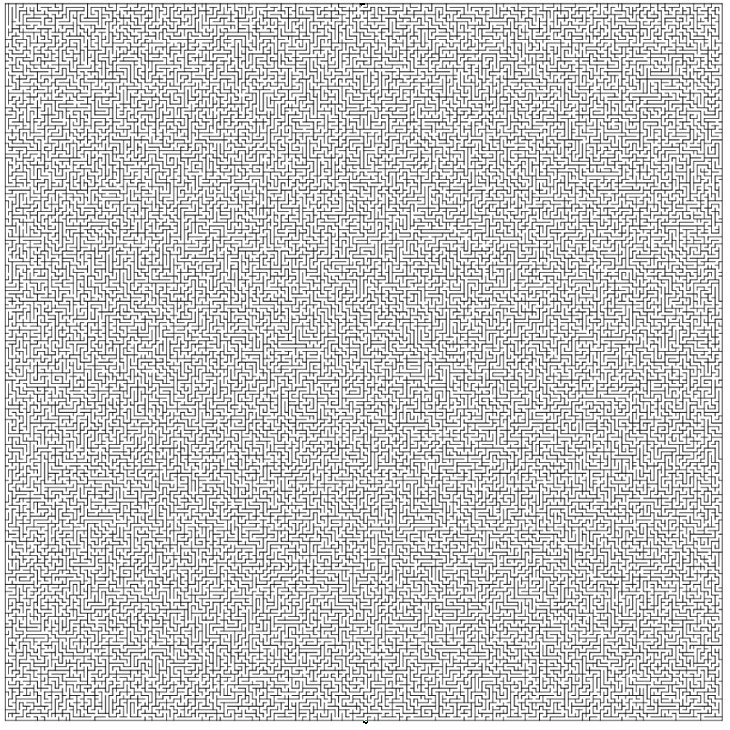
//> input picture data/mazes/maze.png, 730 x 730 px; its folder holds only this picture in this run
$ ./main   (built with g++ and OpenCV 4)
//> lines starting //> are read from the running program, lines starting //| are printed output that depends on the picture; after the words box and inside, x2 and y2 are one past the last pixel; in counts of white or black regions, pixels touching at a corner belong together
#include <opencv2/opencv.hpp>
#include <iostream>
#include <vector>
#include <queue>
#include <ctime>
#include <exception>
#include <string>
#include <filesystem>

using namespace cv;
namespace fs = std::filesystem;

const float sqrt_2 = sqrt(2.0f);

bool is_color_in_range(const cv::Vec3b& value, const cv::Vec3b& lower, const cv::Vec3b& upper) {
    for (int i = 0; i < 3; ++i)
    {
        if (value[i] < lower[i] || value[i] > upper[i])
        {
            return false;
        }
    }
    return true;
}

float ManhattanDistance(const Point2i& l, const Point2i& r) { return abs(l.x - r.x) + abs(l.y - r.y); };
float EuclidDistance(const Point2i& l, const Point2i& r) { return sqrt((r.x - l.x) * (r.x - l.x) + (r.y - l.y) * (r.y - l.y)); };

struct PathfindingResult
{
    std::vector<Point2i> path;
    std::vector<Point2i> animation_order;
};

struct PathfindingSettings
{
    float(*AStar_heuristic)(const Point2i&, const Point2i&) = ManhattanDistance;
    bool animation_enabled = false;
    int animation_length = 8;
};

struct MazeSettings
{
    std::vector<std::pair<Vec3i, Vec3i>> acceptable_start_hsv_ranges = { {{0, 100, 100}, {10, 255, 255}},
                                                                     {{170, 100, 100}, {180, 255, 255}} };
    std::vector<std::pair<Vec3i, Vec3i>> acceptable_end_hsv_ranges = { {{36, 100, 100}, {86, 255, 255}} };
    Vec3i display_start_color = { 0, 0, 255 }, display_end_color = { 0, 255, 0 };
    Vec3i animation_start_color = { 100, 50, 0 }, animation_end_color = { 50, 100, 0 };
    PathfindingResult(*pathfinding_alorithm)(const Mat&, Point2i, Point2i, PathfindingSettings);
    int threshold = 190;
};

PathfindingResult BFS(const Mat& maze, Point2i start_point, Point2i end_point, PathfindingSettings settings = {})
{
    struct BFSTile {
        float distance_from_start;
        Point2i point;
    };

    struct BFSTile_compare {
        bool operator()(const BFSTile& l, const BFSTile& r) {
            return l.distance_from_start > r.distance_from_start;
        }
    };

    PathfindingResult result;

    MatSize size = maze.size;

    const int8_t EMPTY_VALUE = -1;
    const int8_t WALL_VALUE = 16;

    std::vector<int8_t> where_we_came_from(size[0] * size[1], EMPTY_VALUE);

    const uchar* p;
    for (int i = 0; i < size[0]; i++)
    {
        p = maze.ptr<uchar>(i);
        for (int j = 0; j < size[1]; j++)
        {
            if (p[j] == 0) {
                where_we_came_from[i * size[1] + j] = WALL_VALUE;
            }
        }
    }
    where_we_came_from[start_point.x * size[1] + start_point.y] = 0;
    where_we_came_from[end_point.x * size[1] + end_point.y] = EMPTY_VALUE;

    std::priority_queue< BFSTile, std::vector<BFSTile>, BFSTile_compare> pq;

    BFSTile start = { 0.0, start_point };
    pq.push(start);

    bool search_done = false;

    while (!pq.empty())
    {
        const BFSTile& top = pq.top();
        float distance_from_start = top.distance_from_start;
        Point2i point = top.point;
        pq.pop();

        if (settings.animation_enabled)
            result.animation_order.push_back(point);

        for (int i = -1; i <= 1; i++) {
            for (int j = -1; j <= 1; j++) {
                if (i == 0 && j == 0)
                    continue;
                const Point2i new_point = { point.x + i, point.y + j };

                if (new_point.x < 0 || new_point.x == size[0] || new_point.y < 0 || new_point.y == size[1])
                    continue;

                const int index = new_point.x * size[1] + new_point.y;
                if (where_we_came_from[index] != EMPTY_VALUE) continue;
                where_we_came_from[index] = i * 3 + j + 4;

                float new_distance;
                if (abs(i) + abs(j) == 2) {
                    new_distance = distance_from_start + sqrt_2;
                }
                else {
                    new_distance = distance_from_start + 1;
                }
                if (new_point == end_point) {

                    search_done = true;
                    break;
                }
                pq.push({ new_distance, new_point });
            }
        }

        if (search_done) break;
    }

    Point2i current_point = end_point;
    std::vector<std::pair<int, int>> path_decoder = { {1, 1}, {1, 0}, {1, -1}, {0, 1}, {0, 0}, {0, -1}, {-1, 1}, {-1, 0}, {-1, -1} };

    while (true)
    {
        result.path.push_back(current_point);
        if (current_point == start_point)
            break;
        std::pair<int, int> didj = path_decoder[where_we_came_from[current_point.x * size[1] + current_point.y]];
        current_point = { current_point.x + didj.first, current_point.y + didj.second };
    }
    return result;
}

// [100 lines left out: function AStar, not called in this run]

// maze should be an image in BGR format, where start is a red pixel, end is a green pixel
Mat solve_maze(const Mat& bgr_image,
    PathfindingSettings pathfinding_settings,
    MazeSettings maze_settings)
{
    Mat hsv_image;
    cvtColor(bgr_image, hsv_image, COLOR_BGR2HSV);

    // Detect start and end
    Point2i start{ -1, -1 }, end{ -1, -1 };
    MatSize size = bgr_image.size;

    for (int i = 0; i < size[0]; i++)
    {
        for (int j = 0; j < size[1]; j++)
        {
            Vec3b& pixel_value = hsv_image.at<Vec3b>(i, j);

            if (start.x == -1)
            {
                for (const auto& p : maze_settings.acceptable_start_hsv_ranges)
                    if (is_color_in_range(pixel_value, p.first, p.second))
                        start = Point2i(i, j);
            }

            if (end.x == -1)
            {
                for (const auto& p : maze_settings.acceptable_end_hsv_ranges)
                    if (is_color_in_range(pixel_value, p.first, p.second))
                        end = Point2i(i, j);
            }
        }
        if (start.x != -1 && end.x != -1)
            break;
    }

    if (start.x == -1 || end.x == -1)
    {
        throw std::invalid_argument("START AND / OR END could not be found on the image - check that START is a red pixel, END is a green pixel");
    }

    // Prepare image for the pathfinding algorithm (it only consist of 0's (WALLS) and 255's (FREE))
    Mat gray_image, thresh_image;
    cvtColor(bgr_image, gray_image, COLOR_BGR2GRAY);
    threshold(gray_image, thresh_image, maze_settings.threshold, 255, THRESH_BINARY);

    // Finding the path
    PathfindingResult result = maze_settings.pathfinding_alorithm(thresh_image, start, end, pathfinding_settings);

    // Drawing the path
    if (maze_settings.display_end_color[0] == -1)
        maze_settings.display_end_color = maze_settings.display_start_color;
    Vec3i display_color_diff = { maze_settings.display_start_color[0] - maze_settings.display_end_color[0],
        maze_settings.display_start_color[1] - maze_settings.display_end_color[1] ,
        maze_settings.display_start_color[2] - maze_settings.display_end_color[2] };

    if (maze_settings.animation_end_color[0] == -1)
        maze_settings.animation_end_color = maze_settings.animation_start_color;
    Vec3i animation_color_diff = { maze_settings.animation_end_color[0] - maze_settings.animation_start_color[0],
        maze_settings.animation_end_color[1] - maze_settings.animation_start_color[1] ,
        maze_settings.animation_end_color[2] - maze_settings.animation_start_color[2] };

    Mat solved_maze(size[0], size[1], CV_8UC3), animation_image(size[0], size[1], CV_8UC3);
    bgr_image.copyTo(solved_maze);
    bgr_image.copyTo(animation_image);


    // Animation is done by wrtiting it to a temporary file using cv::VideoWriter and renaming it in the main loop
    VideoWriter writer;
    int codec = cv::VideoWriter::fourcc('M', 'J', 'P', 'G');
    int fps = 30;
    int frame_counter = 0;
    int tiles_per_frame = 0;

    // Animate
    if (pathfinding_settings.animation_enabled)
    {
        writer.open((fs::path("data") / fs::path("maze_animations") / fs::path("TEMP.avi")).string(), codec, fps, cv::Size(size[1], size[0]));

        if (!writer.isOpened()) {
            throw std::invalid_argument("Could not open temp video file");
        }

        tiles_per_frame = std::max(1, int(result.animation_order.size() + result.path.size()) / (fps * pathfinding_settings.animation_length));
        for (int i = 0; i < result.animation_order.size(); i++)
        {
            const Point2i& p = result.animation_order[i];
            const float current_multiplier = 1.0 * (i + 1) / result.animation_order.size();

            Vec3b current_color = { uchar(maze_settings.animation_start_color[0] + animation_color_diff[0] * current_multiplier),
                                    uchar(maze_settings.animation_start_color[1] + animation_color_diff[1] * current_multiplier),
                                    uchar(maze_settings.animation_start_color[2] + animation_color_diff[2] * current_multiplier) };

            animation_image.at<Vec3b>(p.x, p.y) = current_color;

            if (frame_counter == tiles_per_frame)
            {
                writer.write(animation_image);
                frame_counter = 0;
            }
            else frame_counter++;
        }
    }

    for (int i = 0; i < result.path.size(); i++)
    {
        const Point2i& p = result.path[i];
        const float current_multiplier = 1.0 * (i) / result.path.size();

        Vec3b current_color = { uchar(maze_settings.display_end_color[0] + display_color_diff[0] * current_multiplier),
                                uchar(maze_settings.display_end_color[1] + display_color_diff[1] * current_multiplier),
                                uchar(maze_settings.display_end_color[2] + display_color_diff[2] * current_multiplier) };

        solved_maze.at<Vec3b>(p.x, p.y) = current_color;
        if (pathfinding_settings.animation_enabled)
        {
            animation_image.at<Vec3b>(p.x, p.y) = current_color;
            if (frame_counter == tiles_per_frame)
            {
                writer.write(animation_image);
                frame_counter = 0;
            }
            else frame_counter++;
        }
    }

    if (pathfinding_settings.animation_enabled) {
        for (int i = 0; i < fps * 3; i++) {
            writer.write(animation_image);
        }
        writer.release();
    }

    return solved_maze;
}

// [15 lines left out: function parse_colors, not called in this run]

// Command line arguments:
//
// !!! DO NOT PUT ANY SPACES BETWEEN THE ARGUMENTS THAT ARE IN () BRACKETS, ONLY COMMAS !!!
//
// 1 - path to the folder with your mazes
//          VALUES: any string
//          DEFAULT VALUE: mazes
//          examples: mazes-test, C:\\mazes_test
// 2 - algorithm settings
//          VALUES: BFS, AStar-MH, AStar-EU
//          DEFAULT VALUE: BFS
//          -- BFS - Breadth First Search, AStar-MH - AStar with manhattan heuristic, AStar-EU - AStar with euclidian heuristic
// 3 - path colors in BGR format (start and end)
//          VALUES: (uint8,uint8,uint8,uint8,uint8,uint8)
//          DEFAULT VALUE: (0,0,255,0,255,0)
//          -- first color - 3 first numbers, second color - the last 3
// 4 - video animation enabled (takes some time)
//          VALUES: 0, 1
//          DEFAULT VALUE: 0
// 5 - video animation length per image (in seconds)
//          VALUES: 1 to 60
//          DEFAULT VALUE: 8
// 6 - animation colors in BGR format (start and end)
//          VALUES: (uint8,uint8,uint8,uint8,uint8,uint8)
//          DEFAULT VALUE: (100,50,0,50,100,0)
//          -- first color - 3 first numbers, second color - the last 3
// 7 - threshold
//          VALUES: 0 to 255
//          DEFAULT VALUE: 190
//          -- grayscale value to be used in cv::threshold function
//          -- any pixel value in the original grayscale image that is higher than threshold will be considered free space
//          -- any pixel value lower will be considered a wall
//
// EXAMPLES:
//
// 1) .\exe_name C:\\mazes_test [BFS] [0,255,255,255,0,0] 1 6 [255,255,255,0,0,0] 200
// 2) .\exe_name C:\\mazes_test [AStar,MH] [0,0,255,255,0,0]
// 3) .\exe_name C:\\mazes_test
//
//
// The output mazes will be put in the folder solved_mazes in the project path


int main(int argc, char** argv)
{
    // each pair in mazes vector has {path, name}
    // path - relative or absolute path to the maze image
    // name - how the maze will be named when it is solved
    std::vector<std::pair<std::string, std::string>> mazes;
    std::string algorithm_name = "BFS";

    PathfindingSettings pathfinding_settings = {};
    pathfinding_settings.AStar_heuristic = ManhattanDistance;
    pathfinding_settings.animation_enabled = false;
    pathfinding_settings.animation_length = 8;

    MazeSettings maze_settings = {};
    maze_settings.pathfinding_alorithm = BFS;

    fs::path folderPath = fs::path("data") / fs::path("mazes");

    if (argc >= 2) {
        folderPath = fs::path(std::string(argv[1]));
    }
    if (argc >= 3) {
        algorithm_name = std::string(argv[2]);
        if (algorithm_name == "BFS")
            maze_settings.pathfinding_alorithm = BFS;
        else if (algorithm_name.substr(0, 5) == "AStar") {
            maze_settings.pathfinding_alorithm = AStar;
            std::string astar_mode = algorithm_name.substr(6, 2);
            if (astar_mode == "MH")
                pathfinding_settings.AStar_heuristic = ManhattanDistance;
            else if (astar_mode == "EU")
                pathfinding_settings.AStar_heuristic = EuclidDistance;
            else {
                std::cout << "invalid AStar mode: " + astar_mode;
                return 0;
            }
        }
        else {
            std::cout << "invalid algorithm mode: " + algorithm_name;
            return 0;
        }
    }
    if (argc >= 4) {
        auto color_pair = parse_colors(std::string(argv[3]));
        maze_settings.display_start_color = color_pair.first;
        maze_settings.display_end_color = color_pair.second;
    }
    if (argc >= 5) {
        pathfinding_settings.animation_enabled = bool(argv[4][0] - '0');
        if (pathfinding_settings.animation_enabled)
            std::cout << "Warning: animation on big files with big animation length may take some time (up to 3 minutes)\n";
    }
    if (argc >= 6) {
        pathfinding_settings.animation_length = std::stoi(std::string(argv[5]));
        pathfinding_settings.animation_length = std::max(pathfinding_settings.animation_length, 1);
        pathfinding_settings.animation_length = std::min(pathfinding_settings.animation_length, 60);
    }
    if (argc >= 7) {
        auto color_pair = parse_colors(std::string(argv[6]));
        maze_settings.animation_start_color = color_pair.first;
        maze_settings.animation_end_color = color_pair.second;
    }
    if (argc >= 8) {
        maze_settings.threshold = std::stoi(std::string(argv[7]));
    }

    for (const auto& entry : fs::directory_iterator(folderPath))
    {
        if (fs::is_regular_file(entry))
        {
            mazes.push_back({ entry.path().string(), entry.path().filename().string() });
        }
    }

    for (int i = 0; i < mazes.size(); i++)
    {
        Mat bgr_image = imread(mazes[i].first);
//> bgr_image is the input picture: 730 rows x 730 cols, CV_8UC3; mean B, G, R 201.7, 201.7, 201.7

        float start_time = clock();

        Mat solved_maze = solve_maze(bgr_image, pathfinding_settings, maze_settings);
//> in solve_maze, `cvtColor(bgr_image, hsv_image, COLOR_BGR2HSV);`: hsv_image: 730 rows x 730 cols, CV_8UC3; mean H, S, V 0, 0, 201.7
//> the loop in solve_maze, `for (int i = 0; i < size[0]; i++)` made 721 passes
//> start on passes 1 to 3: Point(-1, -1), Point(-1, -1), Point(-1, -1)
//> after the loop in solve_maze, `for (int i = 0; i < size[0]; i++)`: end = Point(720, 365)
//> in solve_maze, `threshold(gray_image, thresh_image, maze_settings.threshold, 255, THRE..`:
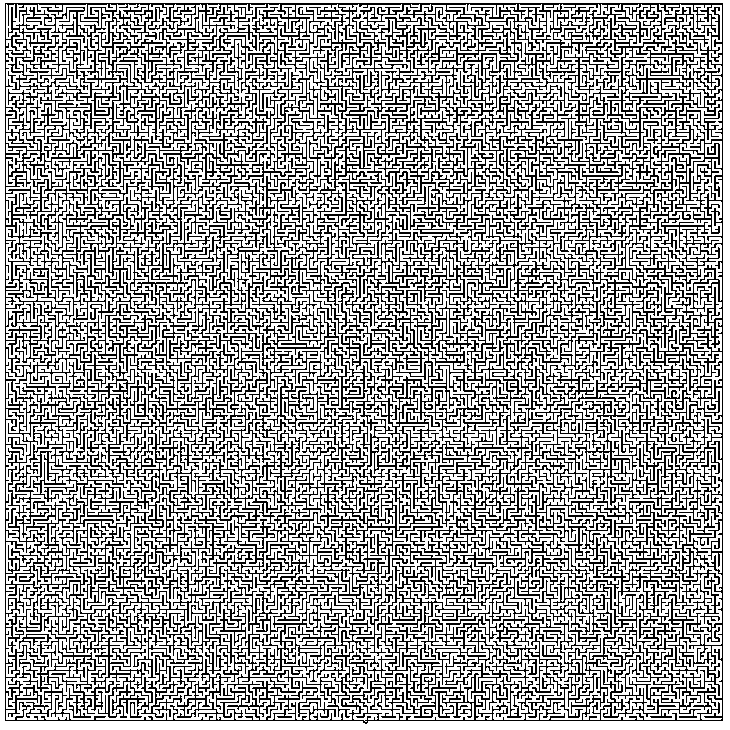
//> thresh_image: 730 rows x 730 cols, CV_8UC1; 62.9% white; black in thin lines or dots
//> after the loop in BFS, `for (int i = 0; i < size[0]; i++)`: where_we_came_from = 532900 items
//> in BFS, `pq.push(start);`: pq = 1 item
//> the loop in BFS, `while (!pq.empty())` made 188501 passes
//> (distance_from_start, point) on passes 1 to 3: (0, Point(5, 361)), (1, Point(5, 362)), (1, Point(6, 361))
//> after the loop in BFS, `while (!pq.empty())`: pq = 266 items; search_done = true
//> in BFS, `Point2i current_point = end_point;`: current_point = Point(720, 365)
//> the loop in BFS, `while (true)` made 2196 passes
//> (didj, current_point) on passes 1 to 12: ((-1, -1), Point(719, 364)), ((-1, -1), Point(718, 363)), ((0, -1), Point(718, 362)), ((0, -1), Point(718, 361)), ((0, -1), Point(718, 360)), ((0, -1), Point(718, 359)), ((0, -1), Point(718, 358)), ((0, -1), Point(718, 357)), ((-1, -1), Point(717, 356)), ((-1, -1), Point(716, 355)), ((-1, 1), Point(715, 356)), ((-1, 1), Point(714, 357))
//> after the loop in BFS, `while (true)`: result.path = 2196 Points (x, y), first 12: [720, 365], [719, 364], [718, 363], [718, 362], [718, 361], [718, 360], [718, 359], [718, 358], [718, 357], [717, 356], [716, 355], [715, 356]; current_point = Point(5, 361)
//> in solve_maze, `Vec3i display_color_diff = { maze_settings.display_start_color[0] - ma..`: display_color_diff = [0, -255, 255]
//> in solve_maze, `Vec3i animation_color_diff = { maze_settings.animation_end_color[0] - ..`: animation_color_diff = [-50, 50, 0]
//> the loop in solve_maze, `for (int i = 0; i < result.path.size(); i++)` made 2196 passes
//> (p, current_multiplier, current_color) on passes 1 to 3: (Point(720, 365), 0, [0, 255, 0]), (Point(719, 364), 0.000455, [0, 254, 0]), (Point(718, 363), 0.000911, [0, 254, 0])
//> after the loop in solve_maze, `for (int i = 0; i < result.path.size(); i++)`:
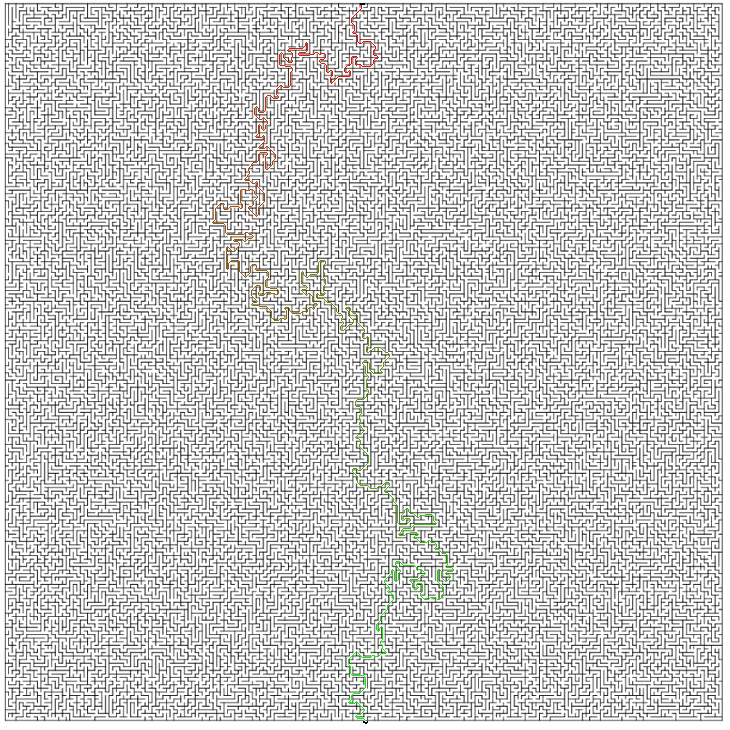
//> solved_maze: 730 rows x 730 cols, CV_8UC3; 0.41% of pixels changed, all inside (x1, y1, x2, y2) = (212, 5, 454, 721)
//> after the loop in solve_maze, `for (int i = 0; i < result.path.size(); i++)`: frame_counter = 0

        if (pathfinding_settings.animation_enabled) {
            fs::rename(fs::path("data") / fs::path("maze_animations") / fs::path("TEMP.avi"), (fs::path("data") / fs::path("maze_animations") / fs::path(algorithm_name + "_" + mazes[i].second)).replace_extension(fs::path("avi")));
        }

        float end_time = clock();
        std::cout << "Maze " + mazes[i].second + " solved, time taken : " << (end_time - start_time) / CLOCKS_PER_SEC << " seconds.\n";

        std::string file_name = (fs::path("data") / fs::path("solved_mazes") / fs::path(algorithm_name + "_" + mazes[i].second)).string();
        imwrite(file_name, solved_maze);
        imshow(file_name, solved_maze);
    }

    waitKey(0);
    return 0;
}
